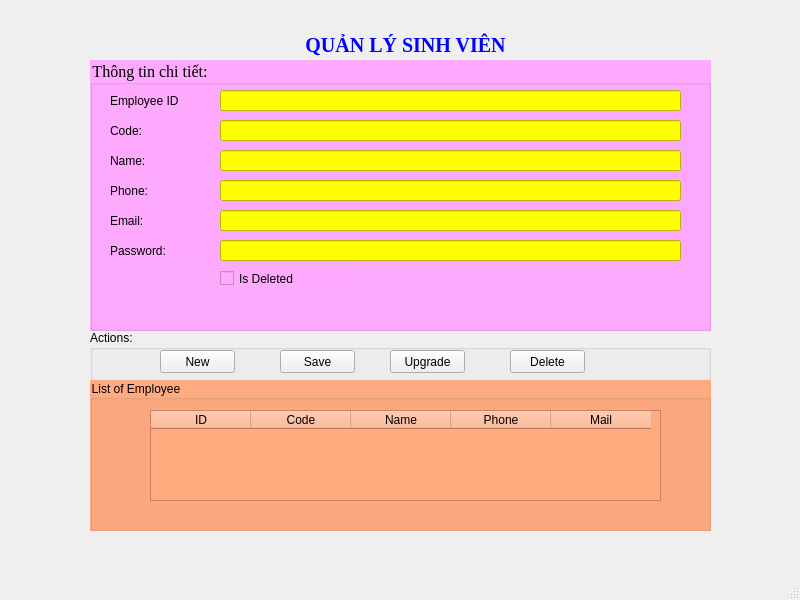
<?xml version="1.0" encoding="UTF-8"?>
<ui version="4.0">
 <class>MainWindow</class>
 <widget class="QMainWindow" name="MainWindow">
  <property name="geometry">
   <rect>
    <x>0</x>
    <y>0</y>
    <width>800</width>
    <height>600</height>
   </rect>
  </property>
  <property name="windowTitle">
   <string>MainWindow</string>
  </property>
  <widget class="QWidget" name="centralwidget">
   <widget class="QLabel" name="label">
    <property name="geometry">
     <rect>
      <x>130</x>
      <y>30</y>
      <width>551</width>
      <height>31</height>
     </rect>
    </property>
    <property name="font">
     <font>
      <family>Times New Roman</family>
      <pointsize>15</pointsize>
      <weight>75</weight>
      <bold>true</bold>
     </font>
    </property>
    <property name="whatsThis">
     <string>&lt;html&gt;&lt;head/&gt;&lt;body&gt;&lt;p&gt;&lt;span style=&quot; font-weight:600; color:#0000ff;&quot;&gt;QUẢN LÝ SINH VIÊN&lt;/span&gt;&lt;/p&gt;&lt;/body&gt;&lt;/html&gt;</string>
    </property>
    <property name="styleSheet">
     <string notr="true">color: rgb(0, 0, 255);</string>
    </property>
    <property name="text">
     <string>QUẢN LÝ SINH VIÊN</string>
    </property>
    <property name="alignment">
     <set>Qt::AlignCenter</set>
    </property>
   </widget>
   <widget class="QGroupBox" name="groupBox">
    <property name="geometry">
     <rect>
      <x>90</x>
      <y>60</y>
      <width>621</width>
      <height>271</height>
     </rect>
    </property>
    <property name="font">
     <font>
      <family>Times New Roman</family>
      <pointsize>12</pointsize>
      <weight>9</weight>
      <italic>false</italic>
      <bold>false</bold>
     </font>
    </property>
    <property name="autoFillBackground">
     <bool>false</bool>
    </property>
    <property name="styleSheet">
     <string notr="true">background-color: rgb(255, 170, 255);
font: 75 12pt &quot;Times New Roman&quot;;</string>
    </property>
    <property name="title">
     <string>Thông tin chi tiết:</string>
    </property>
    <widget class="QLabel" name="label_3">
     <property name="geometry">
      <rect>
       <x>20</x>
       <y>30</y>
       <width>131</width>
       <height>21</height>
      </rect>
     </property>
     <property name="text">
      <string>Employee ID</string>
     </property>
    </widget>
    <widget class="QLabel" name="label_4">
     <property name="geometry">
      <rect>
       <x>20</x>
       <y>60</y>
       <width>131</width>
       <height>21</height>
      </rect>
     </property>
     <property name="text">
      <string>Code:</string>
     </property>
    </widget>
    <widget class="QLabel" name="label_5">
     <property name="geometry">
      <rect>
       <x>20</x>
       <y>90</y>
       <width>131</width>
       <height>21</height>
      </rect>
     </property>
     <property name="text">
      <string>Name:</string>
     </property>
    </widget>
    <widget class="QLabel" name="label_6">
     <property name="geometry">
      <rect>
       <x>20</x>
       <y>120</y>
       <width>131</width>
       <height>21</height>
      </rect>
     </property>
     <property name="text">
      <string>Phone:</string>
     </property>
    </widget>
    <widget class="QLabel" name="label_7">
     <property name="geometry">
      <rect>
       <x>20</x>
       <y>150</y>
       <width>131</width>
       <height>21</height>
      </rect>
     </property>
     <property name="text">
      <string>Email:</string>
     </property>
    </widget>
    <widget class="QLabel" name="label_8">
     <property name="geometry">
      <rect>
       <x>20</x>
       <y>180</y>
       <width>131</width>
       <height>21</height>
      </rect>
     </property>
     <property name="text">
      <string>Password:</string>
     </property>
    </widget>
    <widget class="QCheckBox" name="checkBoxIsDeleted">
     <property name="geometry">
      <rect>
       <x>130</x>
       <y>210</y>
       <width>131</width>
       <height>17</height>
      </rect>
     </property>
     <property name="text">
      <string>Is Deleted</string>
     </property>
    </widget>
    <widget class="QLineEdit" name="lineEditID">
     <property name="geometry">
      <rect>
       <x>130</x>
       <y>30</y>
       <width>461</width>
       <height>21</height>
      </rect>
     </property>
     <property name="styleSheet">
      <string notr="true">background-color: rgb(255, 255, 0);</string>
     </property>
    </widget>
    <widget class="QLineEdit" name="lineEditCode">
     <property name="geometry">
      <rect>
       <x>130</x>
       <y>60</y>
       <width>461</width>
       <height>21</height>
      </rect>
     </property>
     <property name="styleSheet">
      <string notr="true">background-color: rgb(255, 255, 0);</string>
     </property>
    </widget>
    <widget class="QLineEdit" name="lineEditName">
     <property name="geometry">
      <rect>
       <x>130</x>
       <y>90</y>
       <width>461</width>
       <height>21</height>
      </rect>
     </property>
     <property name="styleSheet">
      <string notr="true">background-color: rgb(255, 255, 0);</string>
     </property>
    </widget>
    <widget class="QLineEdit" name="lineEditPhone">
     <property name="geometry">
      <rect>
       <x>130</x>
       <y>120</y>
       <width>461</width>
       <height>21</height>
      </rect>
     </property>
     <property name="styleSheet">
      <string notr="true">background-color: rgb(255, 255, 0);</string>
     </property>
    </widget>
    <widget class="QLineEdit" name="lineEditEmail">
     <property name="geometry">
      <rect>
       <x>130</x>
       <y>150</y>
       <width>461</width>
       <height>21</height>
      </rect>
     </property>
     <property name="styleSheet">
      <string notr="true">background-color: rgb(255, 255, 0);</string>
     </property>
    </widget>
    <widget class="QLineEdit" name="lineEditPassword">
     <property name="geometry">
      <rect>
       <x>130</x>
       <y>180</y>
       <width>461</width>
       <height>21</height>
      </rect>
     </property>
     <property name="styleSheet">
      <string notr="true">background-color: rgb(255, 255, 0);</string>
     </property>
    </widget>
   </widget>
   <widget class="QGroupBox" name="groupBox_2">
    <property name="geometry">
     <rect>
      <x>90</x>
      <y>330</y>
      <width>621</width>
      <height>51</height>
     </rect>
    </property>
    <property name="styleSheet">
     <string notr="true">font: 75 12pt &quot;Times New Roman&quot;;</string>
    </property>
    <property name="title">
     <string>Actions:</string>
    </property>
    <widget class="QPushButton" name="pushButtonNew">
     <property name="geometry">
      <rect>
       <x>70</x>
       <y>20</y>
       <width>75</width>
       <height>23</height>
      </rect>
     </property>
     <property name="text">
      <string>New</string>
     </property>
    </widget>
    <widget class="QPushButton" name="pushButtonSave">
     <property name="geometry">
      <rect>
       <x>190</x>
       <y>20</y>
       <width>75</width>
       <height>23</height>
      </rect>
     </property>
     <property name="text">
      <string>Save</string>
     </property>
    </widget>
    <widget class="QPushButton" name="pushButtonUpgrade">
     <property name="geometry">
      <rect>
       <x>300</x>
       <y>20</y>
       <width>75</width>
       <height>23</height>
      </rect>
     </property>
     <property name="text">
      <string>Upgrade</string>
     </property>
    </widget>
    <widget class="QPushButton" name="pushButtonDelete">
     <property name="geometry">
      <rect>
       <x>420</x>
       <y>20</y>
       <width>75</width>
       <height>23</height>
      </rect>
     </property>
     <property name="text">
      <string>Delete</string>
     </property>
    </widget>
   </widget>
   <widget class="QGroupBox" name="groupBox_3">
    <property name="geometry">
     <rect>
      <x>90</x>
      <y>380</y>
      <width>621</width>
      <height>151</height>
     </rect>
    </property>
    <property name="styleSheet">
     <string notr="true">background-color: rgb(255, 170, 127);
font: 75 12pt &quot;Times New Roman&quot;;
font: 75 13pt &quot;Times New Roman&quot;;</string>
    </property>
    <property name="title">
     <string>List of Employee</string>
    </property>
    <widget class="QTableWidget" name="tableWidgetEmployee">
     <property name="geometry">
      <rect>
       <x>60</x>
       <y>30</y>
       <width>511</width>
       <height>91</height>
      </rect>
     </property>
     <column>
      <property name="text">
       <string>ID</string>
      </property>
     </column>
     <column>
      <property name="text">
       <string>Code</string>
      </property>
     </column>
     <column>
      <property name="text">
       <string>Name</string>
      </property>
     </column>
     <column>
      <property name="text">
       <string>Phone</string>
      </property>
     </column>
     <column>
      <property name="text">
       <string>Mail</string>
      </property>
     </column>
    </widget>
   </widget>
  </widget>
  <widget class="QMenuBar" name="menubar">
   <property name="geometry">
    <rect>
     <x>0</x>
     <y>0</y>
     <width>800</width>
     <height>21</height>
    </rect>
   </property>
  </widget>
  <widget class="QStatusBar" name="statusbar"/>
 </widget>
 <resources/>
 <connections/>
</ui>
